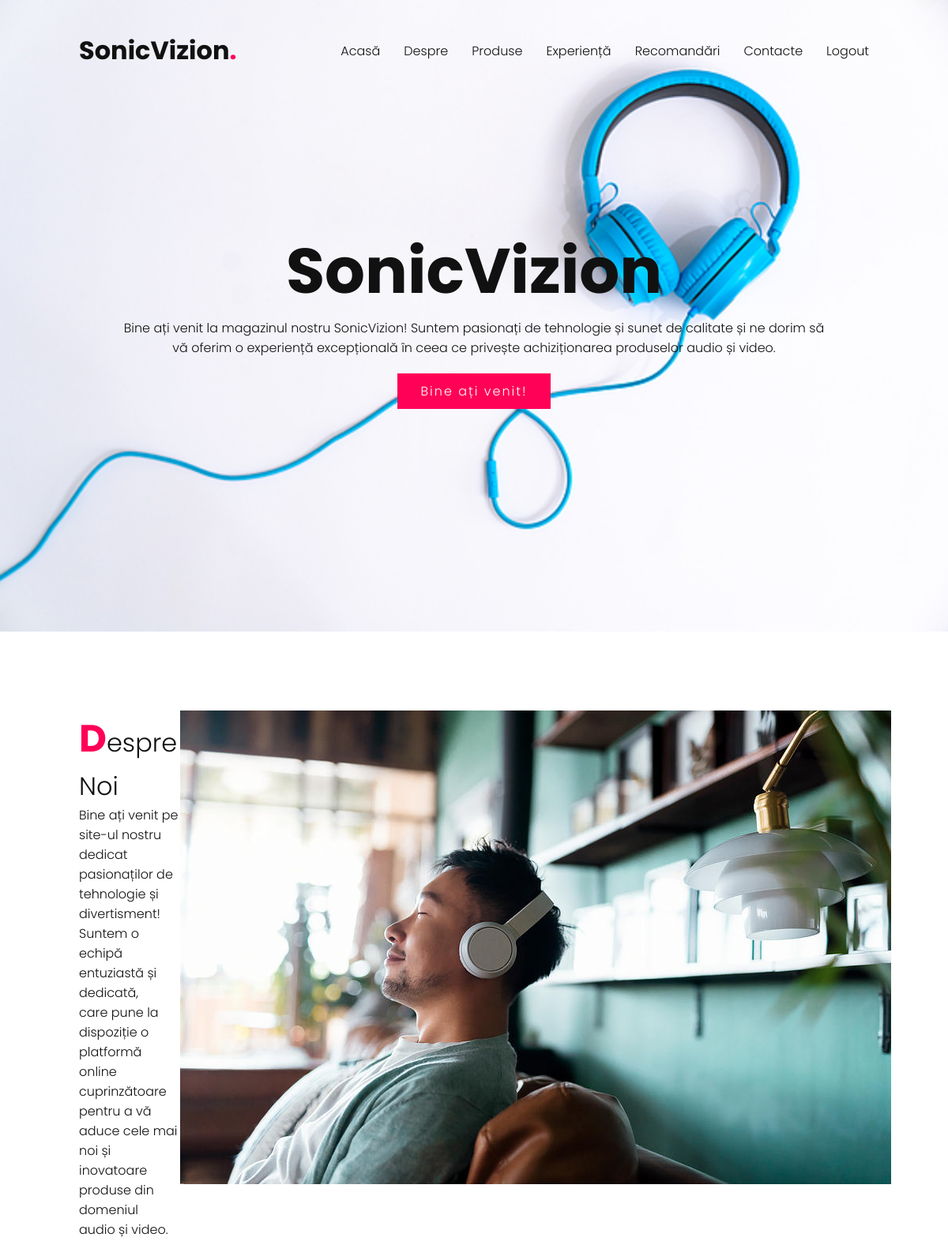
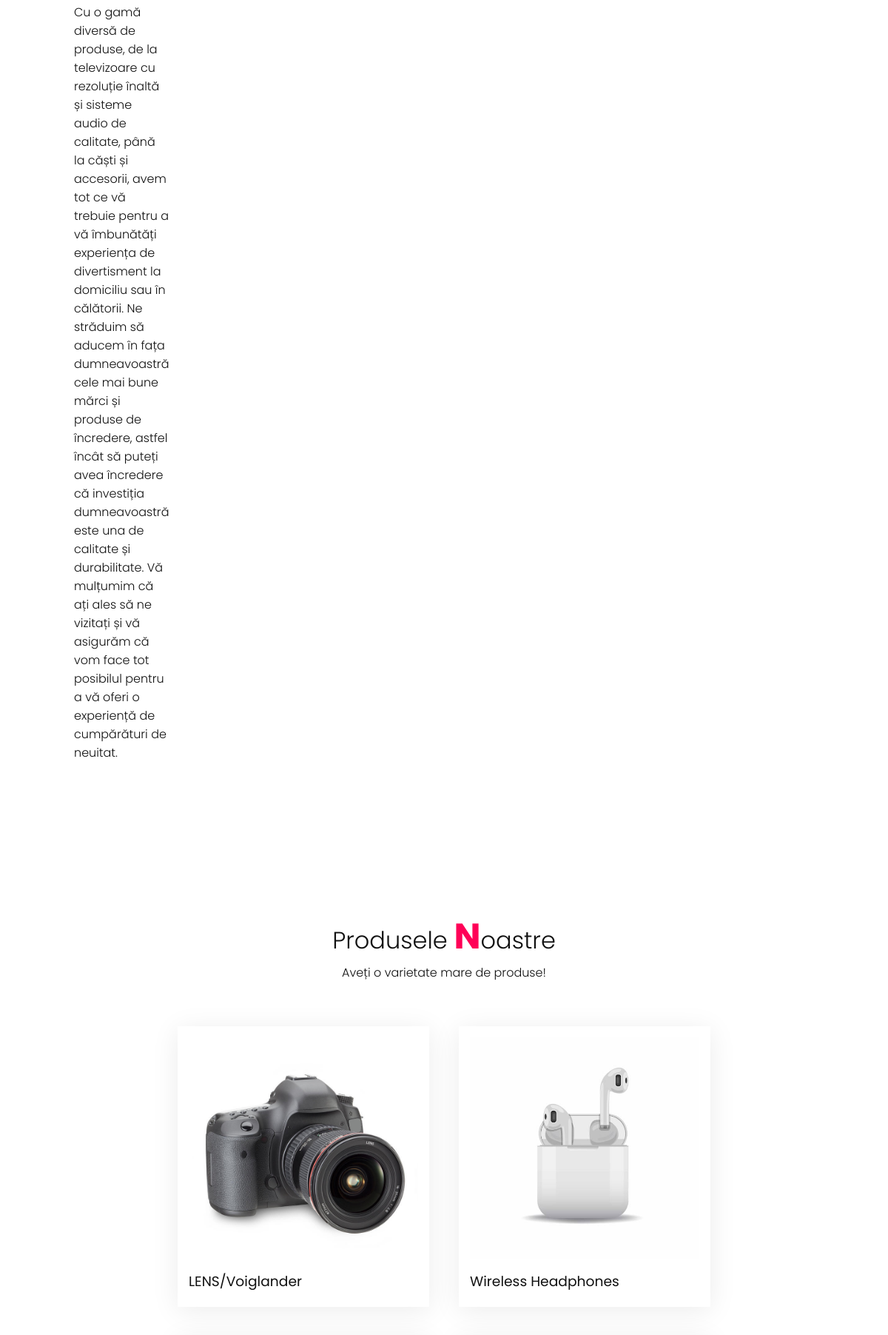
Page /pages/home.php (upper part) on the committed database (2 pictures, top to bottom).
### tables this page shows
CREATE TABLE `products` (
  `id` int(11) NOT NULL,
  `img` varchar(255) DEFAULT NULL,
  `name` varchar(255) DEFAULT NULL
);

### pages/home.php (the view, shortened to what this page needs)
<!DOCTYPE html>
<html lang="en">
<head>
    <link rel="stylesheet" href="style.css">
</head>
<body>
<?php include_once("particles/header.php") ?>
    <section class="banner" id="banner">
        <div class="content">
            <h2>SonicVizion</h2>
            <p>Bine ați venit la magazinul nostru SonicVizion! Suntem pasionați de tehnologie și sunet de calitate și ne dorim să vă oferim o experiență
                excepțională în ceea ce privește achiziționarea produselor audio și video.</p>
            <a href="#" class="btn">Bine ați venit!</a>
        </div>
    </section>
    <section class="about" id="about">
        <div class="row">
            <div class="col50">
                <h2 class="titleText"><span>D</span>espre Noi</h2>
                <p>Bine ați venit pe site-ul nostru dedicat pasionaților de tehnologie și divertisment! Suntem o echipă entuziastă și dedicată, <br> care pune la dispoziție o platformă online cuprinzătoare pentru a vă aduce cele mai <br> noi și inovatoare produse din domeniul <br> audio și video.
                  <br><br>  Cu o gamă diversă de produse, de la televizoare cu rezoluție înaltă și sisteme <br> audio de calitate, până la căști și accesorii, avem tot ce vă trebuie pentru a vă îmbunătăți experiența de divertisment la domiciliu sau în călătorii. Ne străduim să aducem în fața dumneavoastră cele mai bune mărci și produse de încredere, astfel încât să puteți avea încredere că investiția dumneavoastră este una de calitate și durabilitate.
                  Vă mulțumim că ați ales să ne vizitați și vă asigurăm că vom face tot posibilul pentru a vă oferi o experiență de cumpărături de neuitat. </p>
            </div>
            <div class="col150">
                <div class="imgBx">
                    <img src="imagine2.jpg">
                </div>
            </div>
        </div>
    </section>
    <section class="products" id="products">
        <div class="title">
            <h2 class="titleText">Produsele <span>N</span>oastre</h2>
            <p>Aveți o varietate mare de produse!</p>
        </div>
        <?php
            include 'conexiune.php';
            $sql = "SELECT * FROM `products`";
            $result = mysqli_query($conexiune, $sql);
            if (mysqli_num_rows($result) > 0) {
                echo '<div class="content">';
                while ($row = mysqli_fetch_assoc($result)) {
                    echo '<div class="box">';
                    echo '<div class="imgBx">';
                    echo '<img src="' . $row['img'] . '">';
                    echo '</div>';
                    echo '<div class="text">';
                    echo '<h3>' . $row['name'] . '</h3>';
                    echo '</div>';
                    echo '</div>';
                }
                echo '</div>';
            } else {
                echo 'No products found in the database.';
            }
        ?>
    </section>
</body>
</html>

### pages/style.css (style rules this page uses)
* { margin: 0; padding: 0; font-family: 'Poppins', sans-serif; box-sizing: border-box; scroll-behavior: smooth; }
p { font-weight: 300; color: #111; }
body { font-weight: 300; color: #111; }
.banner { position: relative; width: 100%; min-height: 100vh; display: flex; justify-content: center; align-items: center; background: url(principala.jpg); background-size: cover; }
.banner .content { max-width: 900px; text-align: center; }
.banner .content h2 { font-size: 5em; color: #111; }
.banner .content p { font-size: 1em; color: #111; }
.btn { font-size: 1em; color: #fff; background: #ff0157; display: inline-block; padding: 10px 30px; margin-top: 20px; text-transform: uppercase; text-transform: none; text-decoration: none; letter-spacing: 2px; transition: 0.5s; }
section { padding: 100px; }
.row { position: relative; width: 100%; display: flex; justify-content: space-between; }
.row .col50 { position: relative; width: 48%; }
.titleText { color: #111; font-size: 2em; font-weight: 300; }
.titleText span { color: #ff0157; font-weight: 700; font-size: 1.5em; }
.title { width: 100%; display: flex; justify-content: center; align-items: center; flex-direction: column; }
.products .content { display: flex; justify-content: center; flex-direction: row-reverse; flex-wrap: wrap; margin-top: 40px; }
.products .content .box { width: 340px; margin: 20px; border: 15px solid #fff; box-shadow: 0 5px 35px rgba(0,0,0,0.08); }
.products .content .box .imgBx { position: relative; width: 100%; height: 300px; }
.products .content .box .imgBx img { position: absolute; top: 0; left: 0; width: 100%; height: 100%; object-fit: cover; }
.products .content .box .text { padding: 15px 0 5px; }
.products .content .box .text h3 { font-weight: 400; color: #111; }
.imgBx { position: relative; overflow: hidden; }
.imgBx::before { content: ""; position: absolute; top: 0; left: 0; width: 100%; height: 100%; background: rgba(0, 0, 0, 0.7); opacity: 0; transition: opacity 0.5s; }
.imgBx img { transition: transform 0.5s; cursor: pointer; }

### rows in the picture
products: img (picture), name "Wireless Headphones"
products: img (picture), name "LENS/Voiglander"
